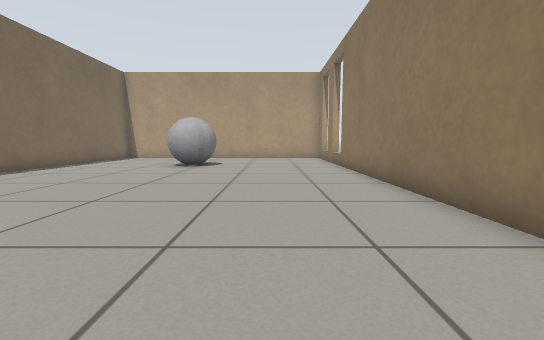
[1] (above)

23 first-person views from a walk through a robot-simulator world made for Gazebo. The camera is 0.5 m above the floor, tilts 6° down and sees 90° across. Floor lines are 1 m apart. The floor is counted in squares, 0.5 m on a side. Each view is taken from the middle of a square. On the plan, view 1 faces up. The plan holds only what a view shows up to about 11 squares ahead; the rest is blank. Simple patterns stand in for the simulator's built-in surfaces. Some surface patterns are stand-ins.

[2]
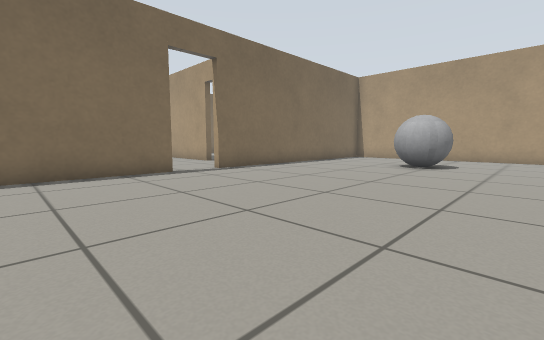

[3]
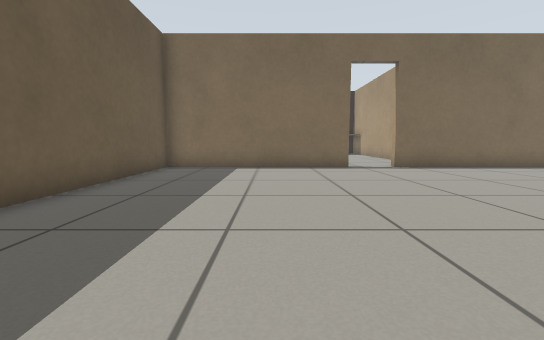

[4]
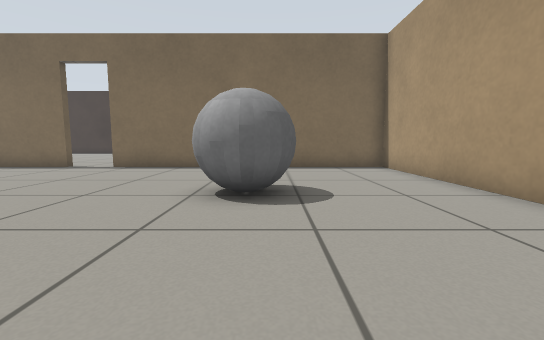

[5]
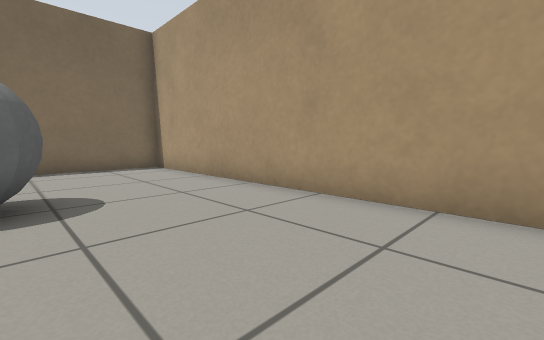

[6]
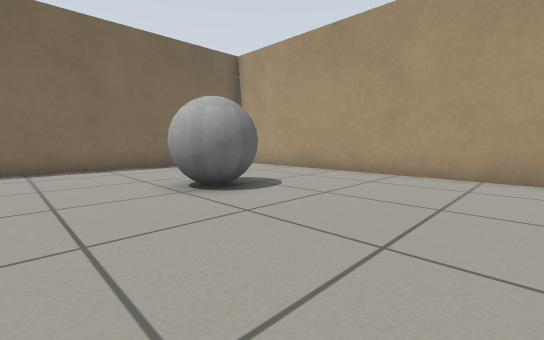

[7]
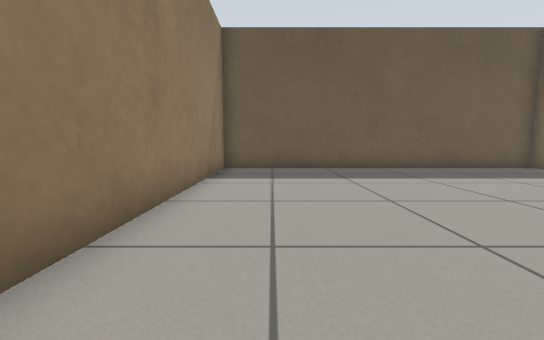

[8]
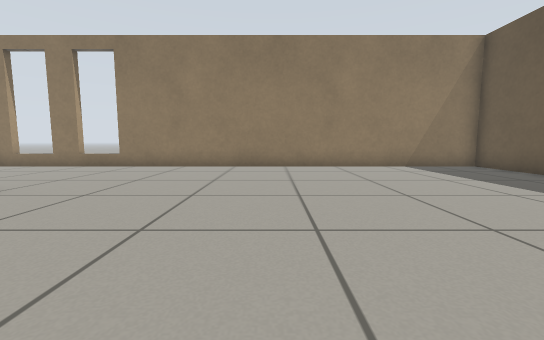

[9]
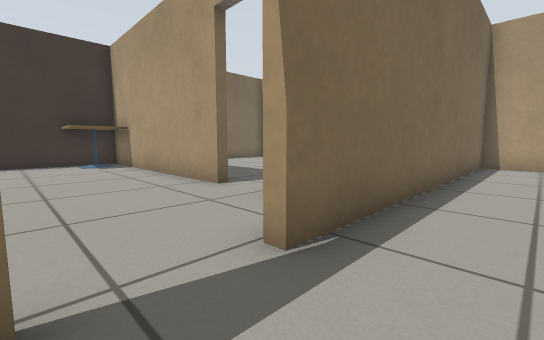

[10]
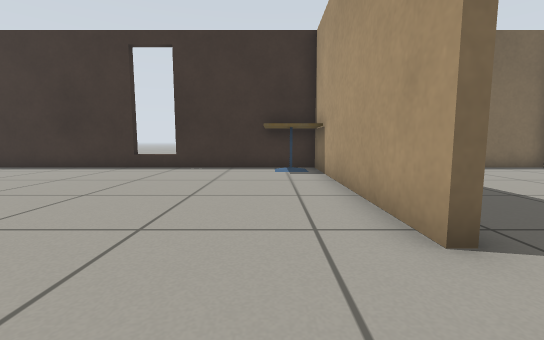

[11]
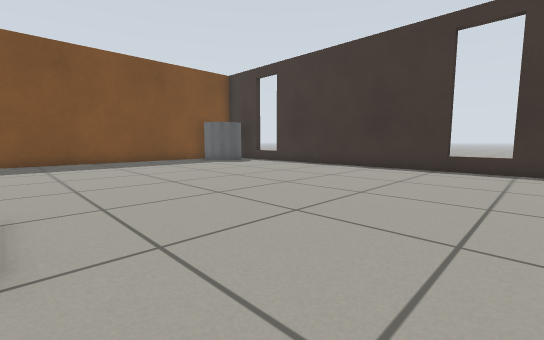

[12]
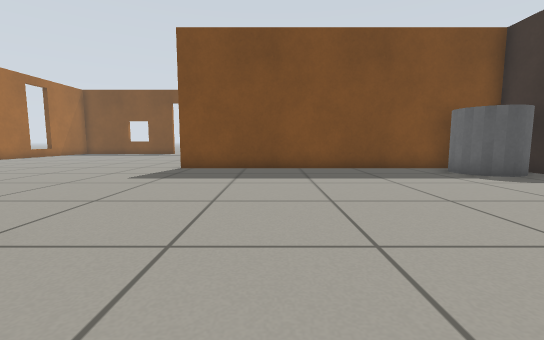

[13]
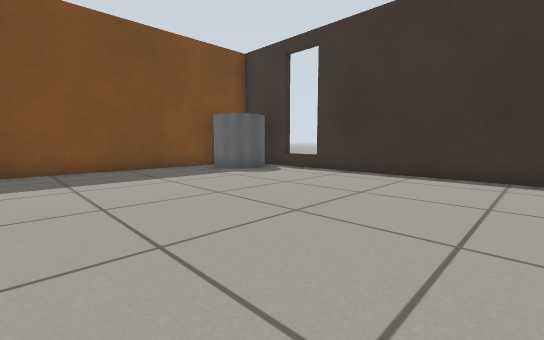

[14]
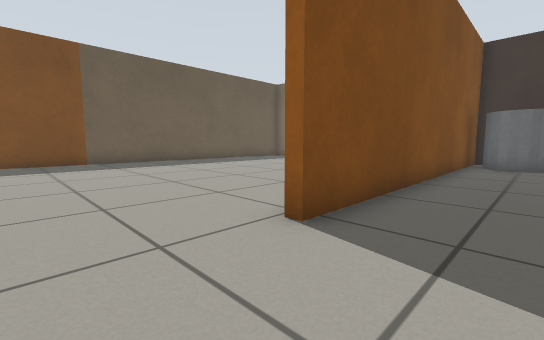

[15]
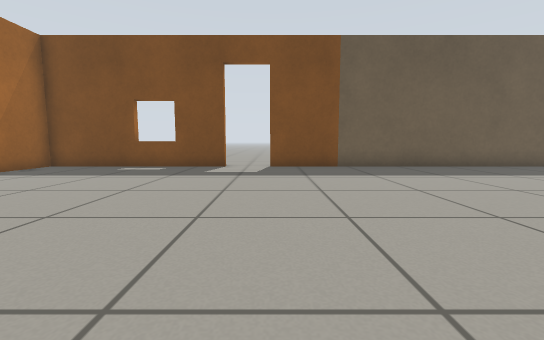

[16]
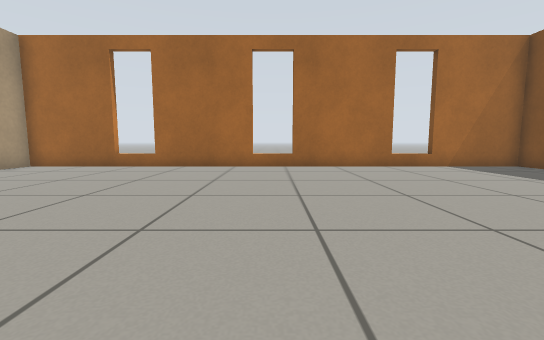

[17]
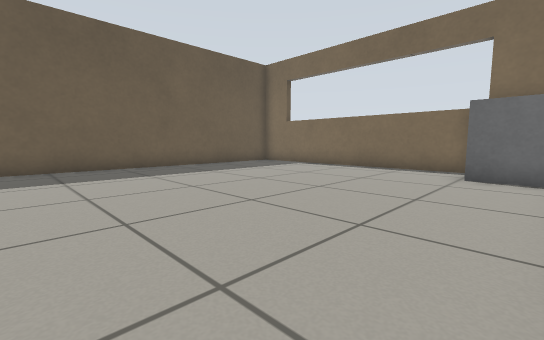

[18]
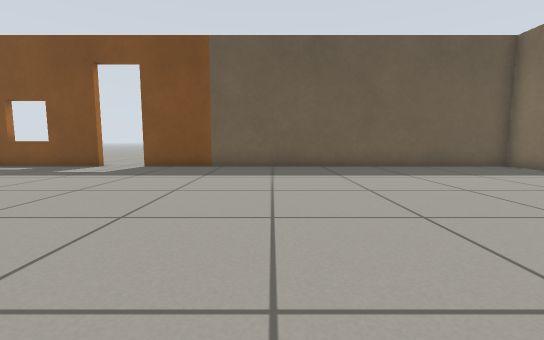

[19]
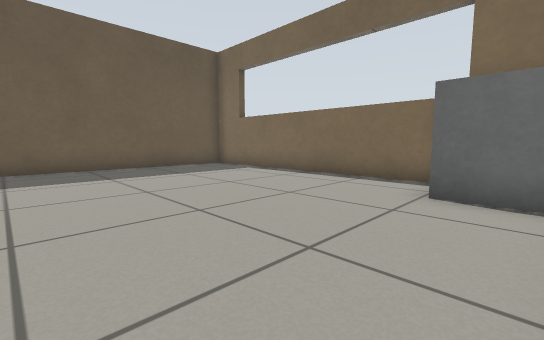

[20]
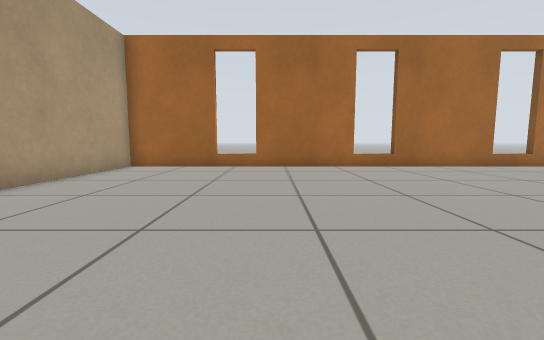

[21]
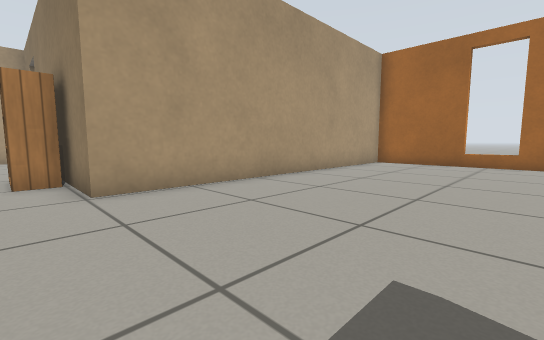

[22]
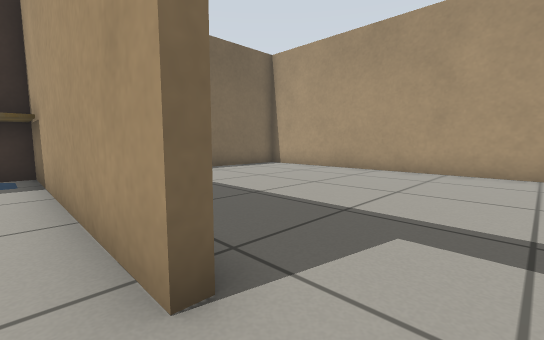

[23]
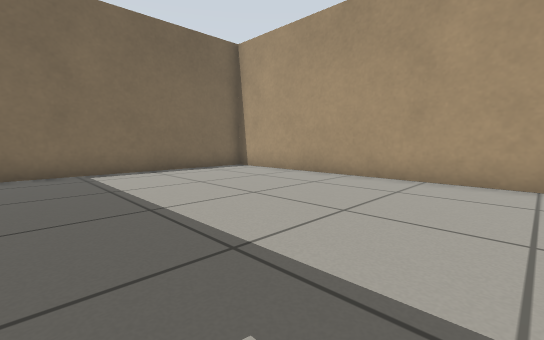

### Floor plan
Points are (right, up) in squares from view 1. A wall is a line through its corners. A room is listed if a view was taken in it or the views show most of it. See-through windows are left out.
Room 1 (views 1, 2, 3, 4, 5, 6, 7, 8, 9)
walls: (-8.6, 4) (-8.6, -3.1) (2.8, -3.1) (2.8, 15.9); (-8.6, 15.5) (-8.6, 5.8); (-8.9, -1.4) (-8.9, -0.4); (2.1, 16.3) (-8.5, 16.3)
ways out: open door at (-9, 4.5) to room 2
objects: grey ball (-4, 11) to (-3, 12)
Room 2 (views 10, 11, 12, 13, 14, 15, 16, 17, 18, 19, 20, 21, 22)
walls: (-8.9, -0.4) (-8.9, 4); (-20.3, -13.6) (-20.3, -22.8) (-5.9, -22.8); (-4.3, -22.8) (2.8, -22.8) (2.8, -3.4) (-8.9, -3.4) (-8.9, -1.4); (-12.4, 7.6) (-20.4, 7.6); (-20.3, 5.6) (-20.3, -11.1) (-8.5, -11.1)
ways out: open door at (-9, 4.5) to room 1; open door at (-11.5, 8) to room 3; open door at (-5.5, -23)
objects: grey box (-20, -13) to (-19, -12); grey cylinder (-20, -10) to (-18, -9); cafe table (-20, 6) to (-19, 7); bookshelf (-10, -1) to (-9, 0)
Room 3 (view 23)
walls: (-10.9, 16.3) (-19.8, 16.3); (-20.3, 16.4) (-20.3, 8.9)
ways out: open door at (-11.5, 8) to room 2

Positions as (right, up) in squares from view 1, and headings:
1: (0, 0), facing up
2: (0, 0), facing up-left
3: (2, 1), facing left
4: (2, 12), facing left
5: (2, 12), facing up-left
6: (2, 8), facing up-left
7: (1, 7), facing down
8: (-8, 5), facing right
9: (-7, 4), facing up-left
10: (-10, 6), facing left
11: (-10, 3), facing down-left
12: (-12, -1), facing down
13: (-12, -1), facing down-left
14: (-6, -9), facing down-left
15: (-6, -12), facing down
16: (-8, -13), facing right
17: (-10, -12), facing down-left
18: (-11, -12), facing down
19: (-13, -12), facing down-left
20: (-8, -9), facing right
21: (-10, -9), facing up-right
22: (-11, 7), facing up-left
23: (-11, 9), facing up-left
